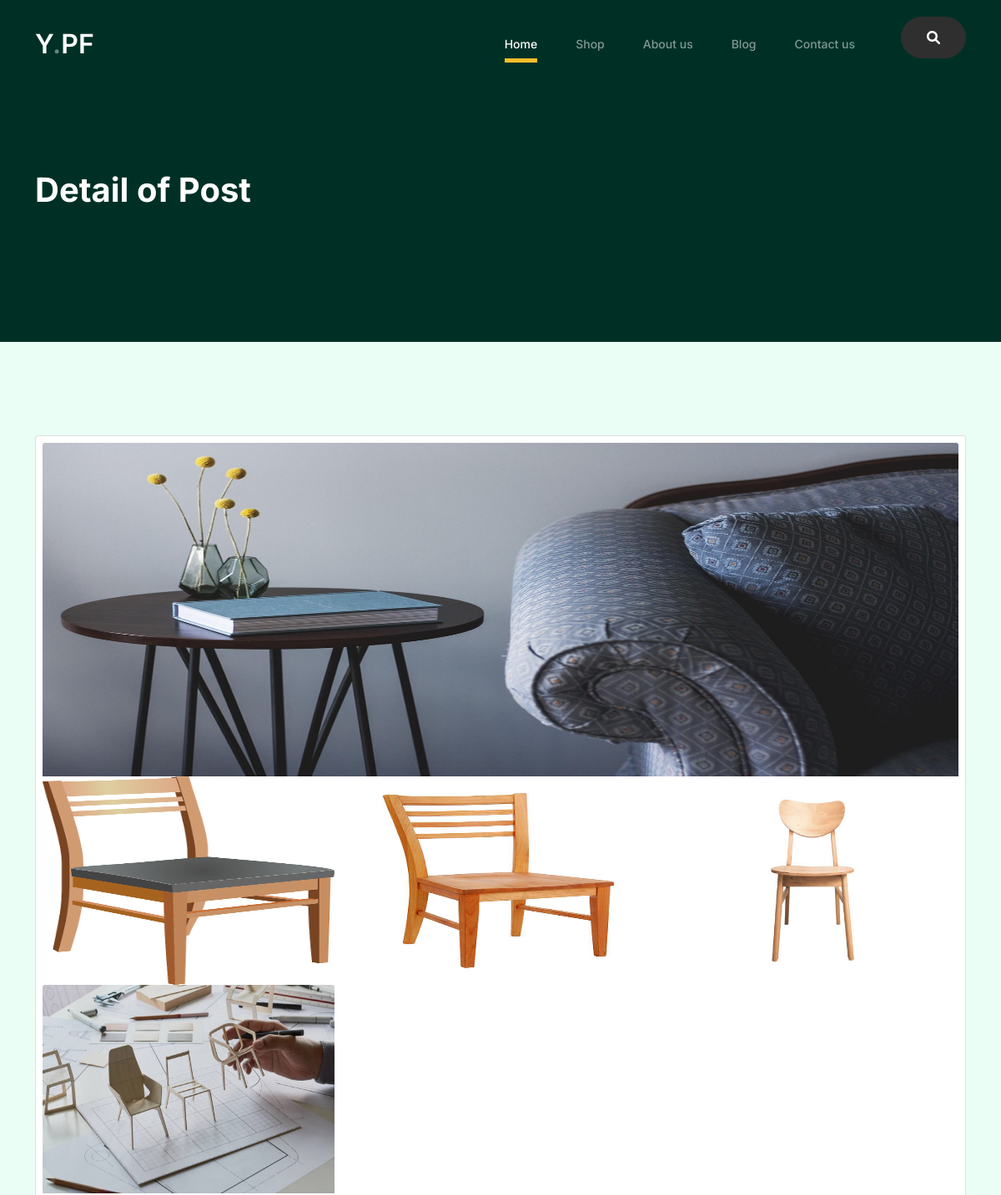
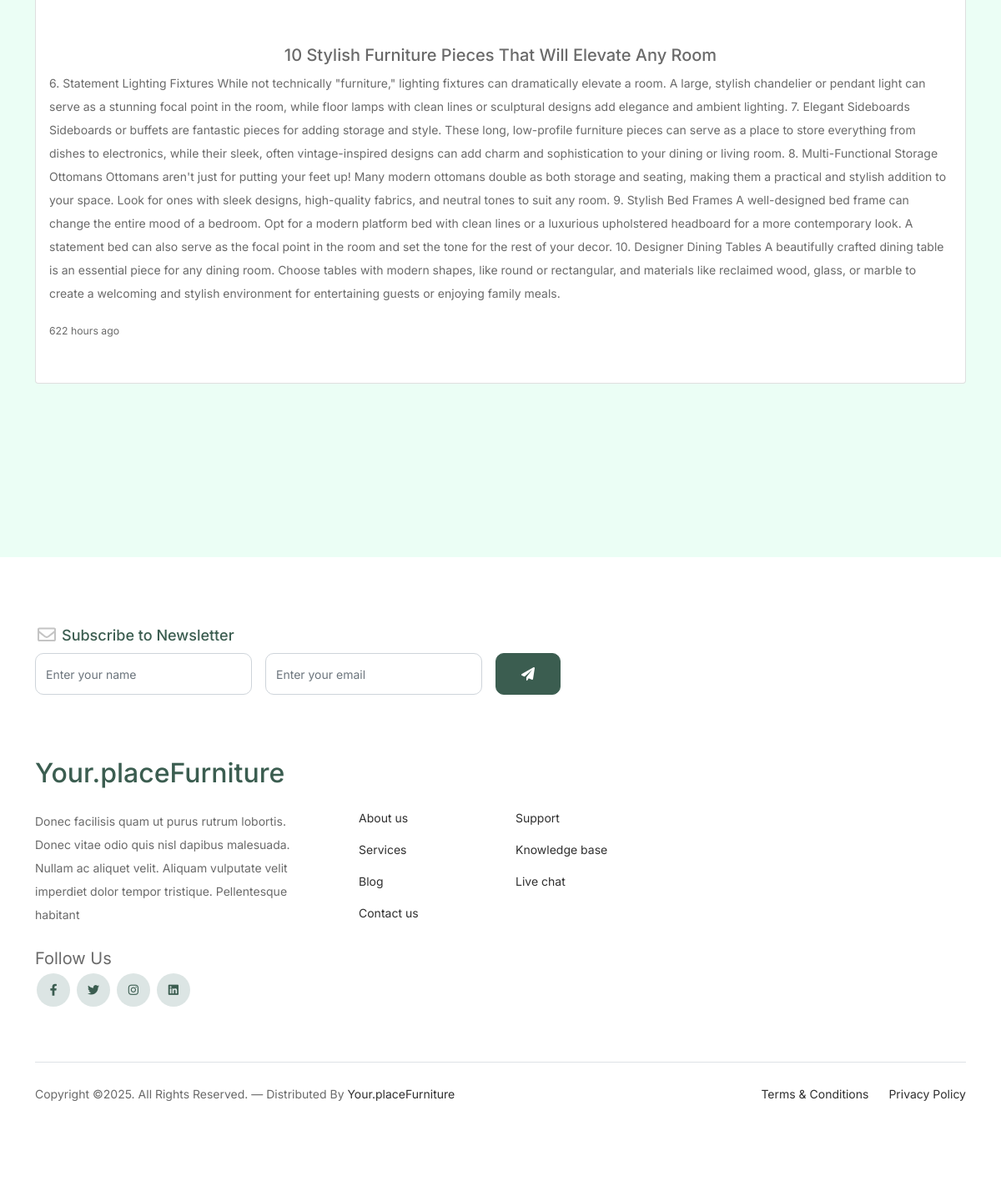
The page /showBlogs/6 on the database its author committed (2 pictures, top to bottom).
### App/models.py (models this page shows, shortened)
class Blog(models.Model):
    blog_title = models.TextField()
    blog_descriptions = models.TextField()
    blog_images = models.ImageField(upload_to="Blogimages")
    post_at = models.DateTimeField(auto_now_add= True)

class BlogImage(models.Model):
    blog =models.ForeignKey(Blog, on_delete=models.CASCADE, related_name='images')
    image = models.ImageField(upload_to='BlogImages')

### App/views.py (the view)
# urls.py: path('showBlogs/<int:id>',views.ShowBlogs, name='showblog'),
def ShowBlogs(request, id):
    view_detail_blog = get_object_or_404(Blog, id=id)
    now = timezone.now()
    time_diff = now - view_detail_blog.post_at
    minutes = time_diff.total_seconds() // 60
    if minutes <1:
        time_ago = "Just Now"
    elif minutes ==1:
        time_ago='1 minute ago'
    elif minutes < 60:
        time_ago = f"{int(minutes)} minutes ago"
    else:
        hours = minutes//60
        if hours == 1:
            time_ago = "1 hour ago"
        else:
            time_ago = f"{int(hours)} hours ago"
    context ={
        'vdb':view_detail_blog,
        'time_ago':time_ago
    }
    return render(request, 'showBlog.html',context)

### App/templates/showBlog.html (shortened to what this page needs)
{% extends 'partial/base.html' %}
{% load static %}
{% block content %}
		<div class="hero">
			<div class="container">
				<div class="row justify-content-between">
					<div class="col-lg-5">
						<div class="intro-excerpt">
							<h1>Detail of Post</h1>
						</div>
					</div>
					<div class="col-lg-7">
					</div>
				</div>
			</div>
		</div>
	<div class="untree_co-section product-section before-footer-section">
		<div class="container">
			<div class="row">
             <div class="col-12">
				<div class="card mb-3">
					<div class="row p-2">
						<div class="col-12">
							<img src="{{vdb.blog_images.url}}" class="card-img-top" height="400px" alt="...">
						</div>
						{% for images in vdb.images.all %}
							<div class="col-4">
								<img src="{{images.image.url}}" class="card-img-top" height="250px" alt="...">
							</div>
						{% endfor %}
					</div>
					<div class="card-body py-5">
					  <h5 class="card-title text-center"> {{vdb.blog_title}} </h5>
					  <p class="card-text"> {{vdb.blog_descriptions}} </p>
					  <p class="card-text"><small class="text-body-secondary"> {{time_ago}} </small></p>
					</div>
				  </div>
            </div>
            </div>
        </div>
    </div>
{% endblock content %}

### App/static/css/style.css (style rules this page uses)
body { overflow-x: hidden; position: relative; }
body { font-family: "Inter", sans-serif; font-weight: 400; line-height: 28px; color: #6a6a6a; font-size: 14px; background-color: #ebfef5; }
.hero { background: #003025; padding: calc(4rem - 30px) 0 0rem 0; }
@media (min-width: 768px) { .hero { padding: calc(4rem - 30px) 0 4rem 0; } }
@media (min-width: 992px) { .hero { padding: calc(8rem - 30px) 0 8rem 0; } }
.hero .intro-excerpt { position: relative; z-index: 4; }
@media (min-width: 992px) { .hero .intro-excerpt { max-width: 450px; } }
.hero h1 { font-weight: 700; color: #ffffff; margin-bottom: 30px; }
.product-section { padding: 7rem 0; }
.before-footer-section { padding: 7rem 0 12rem 0 !important; }
.untree_co-section { padding: 7rem 0; }

### rows shown on the page
Blog: blog_images (picture), blog_title "10 Stylish Furniture Pieces That Will Elevate Any Room", blog_descriptions "6. Statement Lighting Fixtures While not technically \"furniture,\" lighting fixtures can dramatically elevate a room. A large, stylish chandelier or pendant light can serve as a stunning focal point in the room, while floor lamps with clean lines or sculptural designs add elegance and ambient lighting. 7. Elegant Sideboards Sideboards or buffets are fantastic pieces for adding storage and style. These long, low-profile furniture pieces can serve as a place to store everything from dishes to electronics, while their sleek, often vintage-inspired designs can add charm and sophistication to your dining or living room. 8. Multi-Functional Storage Ottomans Ottomans aren't just for putting your…"
BlogImage: image (picture)
BlogImage: image (picture)
BlogImage: image (picture)
BlogImage: image (picture)

### other values the page prints
{{ time_ago }} "622 hours ago"
